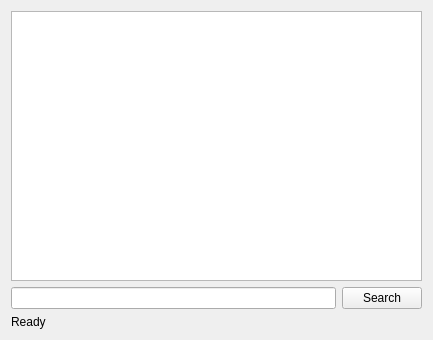
<?xml version="1.0" encoding="UTF-8"?>
<ui version="4.0">
 <class>Form</class>
 <widget class="QWidget" name="Form">
  <property name="geometry">
   <rect>
    <x>0</x>
    <y>0</y>
    <width>433</width>
    <height>340</height>
   </rect>
  </property>
  <property name="windowTitle">
   <string>Super Text Editor</string>
  </property>
  <layout class="QGridLayout" name="gridLayout">
   <item row="0" column="0">
    <layout class="QVBoxLayout" name="verticalLayout">
     <item>
      <widget class="QPlainTextEdit" name="plainTextEdit"/>
     </item>
     <item>
      <layout class="QHBoxLayout" name="horizontalLayout_2">
       <item>
        <widget class="QLineEdit" name="lineEdit"/>
       </item>
       <item>
        <widget class="QPushButton" name="pushButton">
         <property name="text">
          <string>Search</string>
         </property>
        </widget>
       </item>
      </layout>
     </item>
     <item>
      <widget class="QLabel" name="label">
       <property name="text">
        <string>Ready</string>
       </property>
      </widget>
     </item>
     <item>
      <layout class="QHBoxLayout" name="horizontalLayout"/>
     </item>
    </layout>
   </item>
  </layout>
 </widget>
 <resources/>
 <connections/>
</ui>
